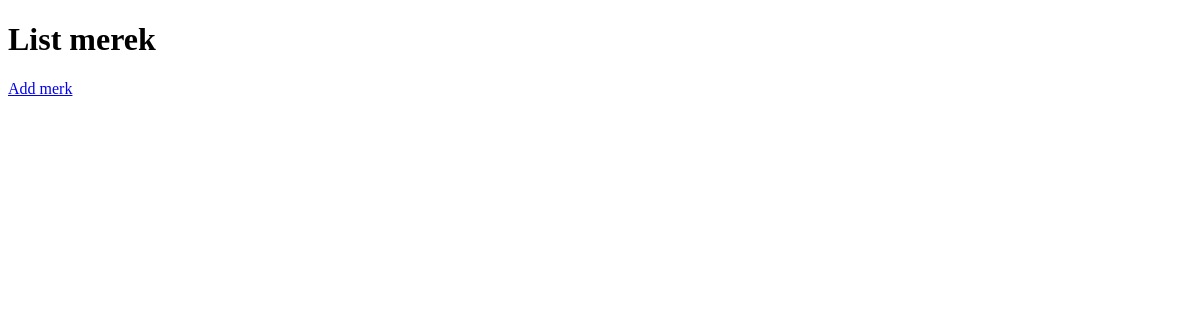
The app's page /index.php/merk, older data.
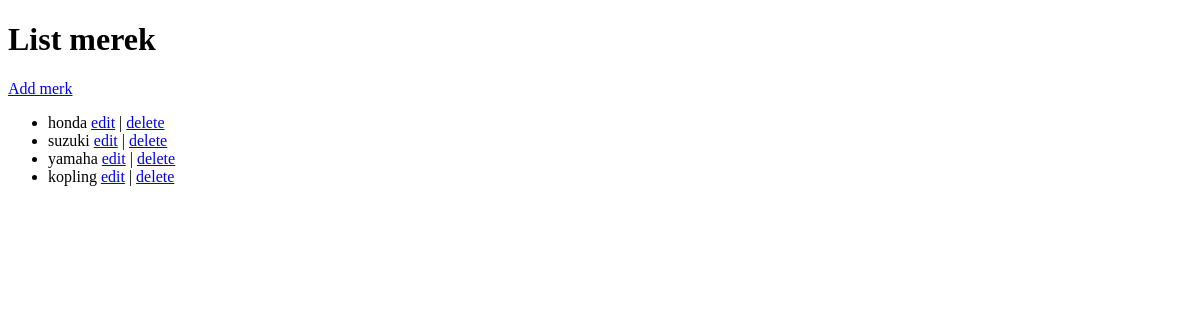
The same page, newer data.
### tables this page shows
CREATE TABLE `merks` (
  `merk_id` int(11) NOT NULL,
  `merk` varchar(50) NOT NULL
);

### application/controllers/Merk.php (called while the page is built, shortened)
<?php
class Merk extends CI_Controller
{
    public function __construct()
    {
        $this->load->library('form_validation');
        $this->load->model('MerkModel', 'Model');
    }
    public function index()
    {
        $data = [
            'merks' => $this->Model->listMerk()
        ];
        $this->load->view('merk/merk', $data);
    }
}

### index.php (called while the page is built, shortened)
<?php
require_once BASEPATH.'core/CodeIgniter.php';

### application/models/MerkModel.php (called while the page is built, shortened)
<?php
class MerkModel extends CI_Model
{
    public function listMerk()
    {
        return $this->db->get('merks')->result_array();
    }
}

### application/views/merk/merk.php (the view, shortened to what this page needs)
<!DOCTYPE html>
<html lang="en">
<head>
</head>
<body>
    <h1>List merek</h1>
    <a href="<?= base_url('add-merk') ?>">Add merk</a>
    <ul>
        <?php foreach ($merks as $merk) : ?>
            <li>
                <?= $merk['merk'] ?>
                <a href="<?= base_url('edit-merk/'. $merk['merk_id']) ?>">edit</a> |
                <a href="<?= base_url('delete-merk/'. $merk['merk_id']) ?>">delete</a>
            </li>
        <?php endforeach; ?>
    </ul>
</body>
</html>

Row changes from the older to the newer data that the page shows:
added merks: merk "honda"
added merks: merk "suzuki"
added merks: merk "yamaha"
added merks: merk "kopling"
